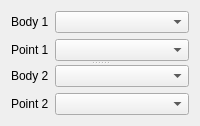
   <widget class="QWidget" name="RevPage">
    <layout class="QVBoxLayout" name="verticalLayout_3">
     <item>
      <widget class="QSplitter" name="splitter">
       <property name="orientation">
        <enum>Qt::Vertical</enum>
       </property>
       <widget class="QWidget" name="layoutWidget">
        <layout class="QGridLayout" name="gridLayoutRev1">
         <item row="1" column="0">
          <widget class="QLabel" name="label_11">
           <property name="text">
            <string>Point 1</string>
           </property>
          </widget>
         </item>
         <item row="0" column="1">
          <widget class="QComboBox" name="body1_2B2P">
           <property name="sizePolicy">
            <sizepolicy hsizetype="Expanding" vsizetype="Fixed">
             <horstretch>0</horstretch>
             <verstretch>0</verstretch>
            </sizepolicy>
           </property>
           <property name="editable">
            <bool>false</bool>
           </property>
          </widget>
         </item>
         <item row="1" column="1">
          <widget class="QComboBox" name="point1_2B2P"/>
         </item>
         <item row="0" column="0">
          <widget class="QLabel" name="label_12">
           <property name="text">
            <string>Body 1</string>
           </property>
          </widget>
         </item>
        </layout>
       </widget>
       <widget class="QWidget" name="layoutWidget">
        <layout class="QGridLayout" name="gridLayoutRev2">
         <item row="0" column="0">
          <widget class="QLabel" name="label_14">
           <property name="text">
            <string>Body 2</string>
           </property>
          </widget>
         </item>
         <item row="0" column="1">
          <widget class="QComboBox" name="body2_2B2P">
           <property name="sizePolicy">
            <sizepolicy hsizetype="Expanding" vsizetype="Fixed">
             <horstretch>0</horstretch>
             <verstretch>0</verstretch>
            </sizepolicy>
           </property>
          </widget>
         </item>
         <item row="1" column="0">
          <widget class="QLabel" name="label_13">
           <property name="text">
            <string>Point 2</string>
           </property>
          </widget>
         </item>
         <item row="1" column="1">
          <widget class="QComboBox" name="point2_2B2P"/>
         </item>
        </layout>
       </widget>
      </widget>
     </item>
    </layout>
   </widget>
